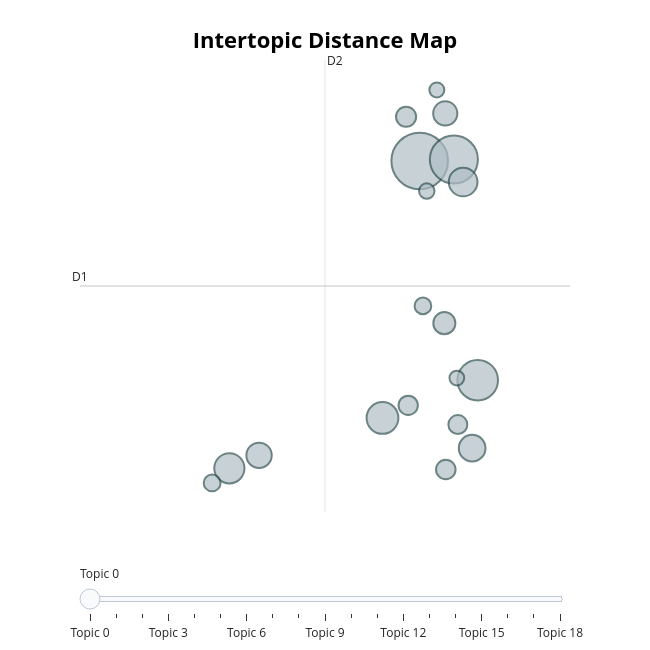

Write notebook code for a chart like this one.
### Markdown cell above
There are a number of cool visualizations and tools for understanding the topics. There are a bunch of them shown [on the BERTopic website](https://maartengr.github.io/BERTopic/getting_started/visualization/visualize_topics.html). Here are a few.

This first one visualizes the topics. We can see that they are fairly clustered.

### Code cell
topic_model.visualize_topics()

### Figure 1 — Plotly figure (JSON) as saved in the notebook; plotly's stock layout.template omitted (floating-point values rounded to 4 significant figures)
{"data": [{"customdata": [[0, "covid | quarantine | gov | anti | coronavirus", 428], [1, "senate | senator | biden | trump | republicans", 309], [2, "republicans | republican | trump | trumpism | pence", 220], [3, "gov | citizens | governor | republicans | anti", 135], [4, "republican | republicans | election | ballot | elections", 122], [5, "biden | deportation | immigrants | indigenous | horrific", 110], [6, "congress | trump | pelosi | enforcement | oath", 95], [7, "senate | biden | republican | elections | trump", 86], [8, "congress | democrats | moderates | biden | dems", 78], [9, "impeachment | trump | presidency | allegations | conflict", 65], [10, "congress | senate | yellen | mcconnell | democrats", 54], [11, "bids | botched | counterterrorism | worsens | report", 51], [12, "partisanship | scotus | npr | partisan | mcconnell", 50], [13, "obama | bush | clinton | trump | speech", 48], [14, "democrats | dems | republicans | gerrymander | gop", 38], [15, "biden | dispute | outraged | furious | diplomatic", 37], [16, "congress | biden | disinformation | defund | bill", 32], [17, "conservative | politifact | greenwald | hypocrisy | trumpy", 30], [18, "evacuees | indictments | hillary | gop | rnc", 29]], "hovertemplate": "<b>Topic %{customdata[0]}</b><br>%{customdata[1]}<br>Size: %{customdata[2]}", "legendgroup": "", "marker": {"color": "#B0BEC5", "line": {"color": "DarkSlateGrey", "width": 2}, "size": [428, 309, 220, 135, 122, 110, 95, 86, 78, 65, 54, 51, 50, 48, 38, 37, 32, 30, 29], "sizemode": "area", "sizeref": 0.2675, "symbol": "circle"}, "mode": "markers", "name": "", "orientation": "v", "showlegend": false, "type": "scatter", "x": [-9.692, -9.2, -8.857, -10.23, -12.43, -9.067, -8.937, -12.0, -9.324, -9.338, -9.888, -9.317, -9.858, -9.143, -12.68, -9.646, -9.591, -9.446, -9.158], "xaxis": "x", "y": [1.907, 1.93, -1.354, -1.915, -2.665, 1.595, -2.364, -2.471, 2.615, -0.5048, 2.566, -2.682, -1.727, -2.013, -2.882, -0.2482, 1.46, 2.965, -1.321], "yaxis": "y"}], "layout": {"annotations": [{"showarrow": false, "text": "D1", "x": -14.58, "y": 0.04774, "yshift": 10}, {"showarrow": false, "text": "D2", "x": -11.06, "xshift": 10, "y": 3.41}], "height": 650, "hoverlabel": {"bgcolor": "white", "font": {"family": "Rockwell", "size": 16}}, "legend": {"itemsizing": "constant", "tracegroupgap": 0}, "margin": {"t": 60}, "shapes": [{"line": {"color": "#CFD8DC", "width": 2}, "type": "line", "x0": -11.06, "x1": -11.06, "y0": -3.314, "y1": 3.41}, {"line": {"color": "#9E9E9E", "width": 2}, "type": "line", "x0": -14.58, "x1": -7.529, "y0": 0.04774, "y1": 0.04774}], "sliders": [{"active": 0, "pad": {"t": 50}, "steps": [{"args": [{"marker.color": [["red", "#B0BEC5", "#B0BEC5", "#B0BEC5", "#B0BEC5", "#B0BEC5", "#B0BEC5", "#B0BEC5", "#B0BEC5", "#B0BEC5", "#B0BEC5", "#B0BEC5", "#B0BEC5", "#B0BEC5", "#B0BEC5", "#B0BEC5", "#B0BEC5", "#B0BEC5", "#B0BEC5"]]}], "label": "Topic 0", "method": "update"}, {"args": [{"marker.color": [["#B0BEC5", "red", "#B0BEC5", "#B0BEC5", "#B0BEC5", "#B0BEC5", "#B0BEC5", "#B0BEC5", "#B0BEC5", "#B0BEC5", "#B0BEC5", "#B0BEC5", "#B0BEC5", "#B0BEC5", "#B0BEC5", "#B0BEC5", "#B0BEC5", "#B0BEC5", "#B0BEC5"]]}], "label": "Topic 1", "method": "update"}, {"args": [{"marker.color": [["#B0BEC5", "#B0BEC5", "red", "#B0BEC5", "#B0BEC5", "#B0BEC5", "#B0BEC5", "#B0BEC5", "#B0BEC5", "#B0BEC5", "#B0BEC5", "#B0BEC5", "#B0BEC5", "#B0BEC5", "#B0BEC5", "#B0BEC5", "#B0BEC5", "#B0BEC5", "#B0BEC5"]]}], "label": "Topic 2", "method": "update"}, {"args": [{"marker.color": [["#B0BEC5", "#B0BEC5", "#B0BEC5", "red", "#B0BEC5", "#B0BEC5", "#B0BEC5", "#B0BEC5", "#B0BEC5", "#B0BEC5", "#B0BEC5", "#B0BEC5", "#B0BEC5", "#B0BEC5", "#B0BEC5", "#B0BEC5", "#B0BEC5", "#B0BEC5", "#B0BEC5"]]}], "label": "Topic 3", "method": "update"}, {"args": [{"marker.color": [["#B0BEC5", "#B0BEC5", "#B0BEC5", "#B0BEC5", "red", "#B0BEC5", "#B0BEC5", "#B0BEC5", "#B0BEC5", "#B0BEC5", "#B0BEC5", "#B0BEC5", "#B0BEC5", "#B0BEC5", "#B0BEC5", "#B0BEC5", "#B0BEC5", "#B0BEC5", "#B0BEC5"]]}], "label": "Topic 4", "method": "update"}, {"args": [{"marker.color": [["#B0BEC5", "#B0BEC5", "#B0BEC5", "#B0BEC5", "#B0BEC5", "red", "#B0BEC5", "#B0BEC5", "#B0BEC5", "#B0BEC5", "#B0BEC5", "#B0BEC5", "#B0BEC5", "#B0BEC5", "#B0BEC5", "#B0BEC5", "#B0BEC5", "#B0BEC5", "#B0BEC5"]]}], "label": "Topic 5", "method": "update"}, {"args": [{"marker.color": [["#B0BEC5", "#B0BEC5", "#B0BEC5", "#B0BEC5", "#B0BEC5", "#B0BEC5", "red", "#B0BEC5", "#B0BEC5", "#B0BEC5", "#B0BEC5", "#B0BEC5", "#B0BEC5", "#B0BEC5", "#B0BEC5", "#B0BEC5", "#B0BEC5", "#B0BEC5", "#B0BEC5"]]}], "label": "Topic 6", "method": "update"}, {"args": [{"marker.color": [["#B0BEC5", "#B0BEC5", "#B0BEC5", "#B0BEC5", "#B0BEC5", "#B0BEC5", "#B0BEC5", "red", "#B0BEC5", "#B0BEC5", "#B0BEC5", "#B0BEC5", "#B0BEC5", "#B0BEC5", "#B0BEC5", "#B0BEC5", "#B0BEC5", "#B0BEC5", "#B0BEC5"]]}], "label": "Topic 7", "method": "update"}, {"args": [{"marker.color": [["#B0BEC5", "#B0BEC5", "#B0BEC5", "#B0BEC5", "#B0BEC5", "#B0BEC5", "#B0BEC5", "#B0BEC5", "red", "#B0BEC5", "#B0BEC5", "#B0BEC5", "#B0BEC5", "#B0BEC5", "#B0BEC5", "#B0BEC5", "#B0BEC5", "#B0BEC5", "#B0BEC5"]]}], "label": "Topic 8", "method": "update"}, {"args": [{"marker.color": [["#B0BEC5", "#B0BEC5", "#B0BEC5", "#B0BEC5", "#B0BEC5", "#B0BEC5", "#B0BEC5", "#B0BEC5", "#B0BEC5", "red", "#B0BEC5", "#B0BEC5", "#B0BEC5", "#B0BEC5", "#B0BEC5", "#B0BEC5", "#B0BEC5", "#B0BEC5", "#B0BEC5"]]}], "label": "Topic 9", "method": "update"}, {"args": [{"marker.color": [["#B0BEC5", "#B0BEC5", "#B0BEC5", "#B0BEC5", "#B0BEC5", "#B0BEC5", "#B0BEC5", "#B0BEC5", "#B0BEC5", "#B0BEC5", "red", "#B0BEC5", "#B0BEC5", "#B0BEC5", "#B0BEC5", "#B0BEC5", "#B0BEC5", "#B0BEC5", "#B0BEC5"]]}], "label": "Topic 10", "method": "update"}, {"args": [{"marker.color": [["#B0BEC5", "#B0BEC5", "#B0BEC5", "#B0BEC5", "#B0BEC5", "#B0BEC5", "#B0BEC5", "#B0BEC5", "#B0BEC5", "#B0BEC5", "#B0BEC5", "red", "#B0BEC5", "#B0BEC5", "#B0BEC5", "#B0BEC5", "#B0BEC5", "#B0BEC5", "#B0BEC5"]]}], "label": "Topic 11", "method": "update"}, {"args": [{"marker.color": [["#B0BEC5", "#B0BEC5", "#B0BEC5", "#B0BEC5", "#B0BEC5", "#B0BEC5", "#B0BEC5", "#B0BEC5", "#B0BEC5", "#B0BEC5", "#B0BEC5", "#B0BEC5", "red", "#B0BEC5", "#B0BEC5", "#B0BEC5", "#B0BEC5", "#B0BEC5", "#B0BEC5"]]}], "label": "Topic 12", "method": "update"}, {"args": [{"marker.color": [["#B0BEC5", "#B0BEC5", "#B0BEC5", "#B0BEC5", "#B0BEC5", "#B0BEC5", "#B0BEC5", "#B0BEC5", "#B0BEC5", "#B0BEC5", "#B0BEC5", "#B0BEC5", "#B0BEC5", "red", "#B0BEC5", "#B0BEC5", "#B0BEC5", "#B0BEC5", "#B0BEC5"]]}], "label": "Topic 13", "method": "update"}, {"args": [{"marker.color": [["#B0BEC5", "#B0BEC5", "#B0BEC5", "#B0BEC5", "#B0BEC5", "#B0BEC5", "#B0BEC5", "#B0BEC5", "#B0BEC5", "#B0BEC5", "#B0BEC5", "#B0BEC5", "#B0BEC5", "#B0BEC5", "red", "#B0BEC5", "#B0BEC5", "#B0BEC5", "#B0BEC5"]]}], "label": "Topic 14", "method": "update"}, {"args": [{"marker.color": [["#B0BEC5", "#B0BEC5", "#B0BEC5", "#B0BEC5", "#B0BEC5", "#B0BEC5", "#B0BEC5", "#B0BEC5", "#B0BEC5", "#B0BEC5", "#B0BEC5", "#B0BEC5", "#B0BEC5", "#B0BEC5", "#B0BEC5", "red", "#B0BEC5", "#B0BEC5", "#B0BEC5"]]}], "label": "Topic 15", "method": "update"}, {"args": [{"marker.color": [["#B0BEC5", "#B0BEC5", "#B0BEC5", "#B0BEC5", "#B0BEC5", "#B0BEC5", "#B0BEC5", "#B0BEC5", "#B0BEC5", "#B0BEC5", "#B0BEC5", "#B0BEC5", "#B0BEC5", "#B0BEC5", "#B0BEC5", "#B0BEC5", "red", "#B0BEC5", "#B0BEC5"]]}], "label": "Topic 16", "method": "update"}, {"args": [{"marker.color": [["#B0BEC5", "#B0BEC5", "#B0BEC5", "#B0BEC5", "#B0BEC5", "#B0BEC5", "#B0BEC5", "#B0BEC5", "#B0BEC5", "#B0BEC5", "#B0BEC5", "#B0BEC5", "#B0BEC5", "#B0BEC5", "#B0BEC5", "#B0BEC5", "#B0BEC5", "red", "#B0BEC5"]]}], "label": "Topic 17", "method": "update"}, {"args": [{"marker.color": [["#B0BEC5", "#B0BEC5", "#B0BEC5", "#B0BEC5", "#B0BEC5", "#B0BEC5", "#B0BEC5", "#B0BEC5", "#B0BEC5", "#B0BEC5", "#B0BEC5", "#B0BEC5", "#B0BEC5", "#B0BEC5", "#B0BEC5", "#B0BEC5", "#B0BEC5", "#B0BEC5", "red"]]}], "label": "Topic 18", "method": "update"}]}], "title": {"font": {"color": "Black", "size": 22}, "text": "<b>Intertopic Distance Map</b>", "x": 0.5, "xanchor": "center", "y": 0.95, "yanchor": "top"}, "width": 650, "xaxis": {"anchor": "y", "domain": [0, 1], "range": [-14.58, -7.529], "title": {"text": ""}, "visible": false}, "yaxis": {"anchor": "x", "domain": [0, 1], "range": [-3.314, 3.41], "title": {"text": ""}, "visible": false}}}
